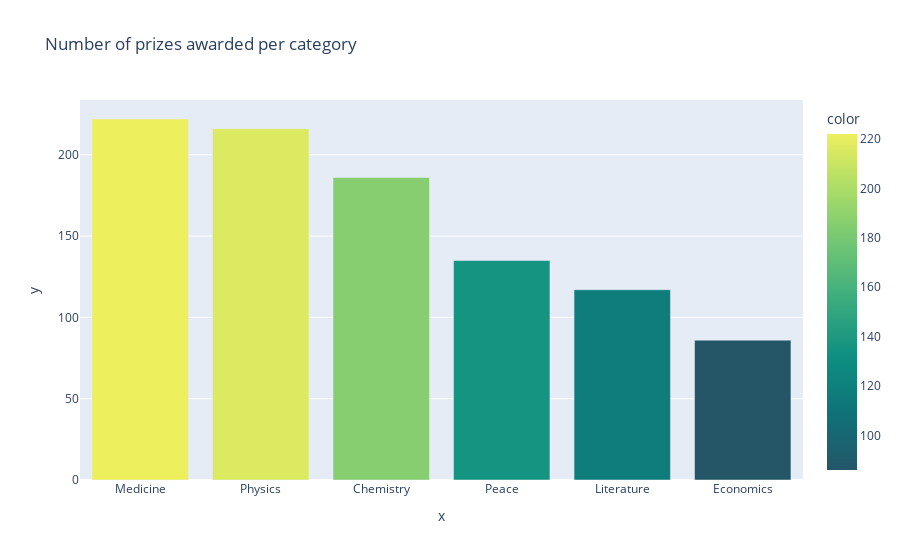

The code cell stored with this chart in its notebook:
### Code cell
prize_per_category = df_data['category'].value_counts()

v_bar = px.bar(x = prize_per_category.index,
               y = prize_per_category.values,
               color = prize_per_category.values,
               color_continuous_scale='Aggrnyl',
               title = 'Number of prizes awarded per category'
               )

v_bar.show()

### Figure 1 — Plotly figure (JSON) as saved in the notebook; plotly's stock layout.template omitted (floating-point values rounded to 4 significant figures)
{"data": [{"alignmentgroup": "True", "hovertemplate": "x=%{x}<br>y=%{y}<br>color=%{marker.color}<extra></extra>", "legendgroup": "", "marker": {"color": [222, 216, 186, 135, 117, 86], "coloraxis": "coloraxis", "pattern": {"shape": ""}}, "name": "", "offsetgroup": "", "orientation": "v", "showlegend": false, "textposition": "auto", "type": "bar", "x": ["Medicine", "Physics", "Chemistry", "Peace", "Literature", "Economics"], "xaxis": "x", "y": [222, 216, 186, 135, 117, 86], "yaxis": "y"}], "layout": {"barmode": "relative", "coloraxis": {"colorbar": {"title": {"text": "color"}}, "colorscale": [[0, "rgb(36, 86, 104)"], [0.1667, "rgb(15, 114, 121)"], [0.3333, "rgb(13, 143, 129)"], [0.5, "rgb(57, 171, 126)"], [0.6667, "rgb(110, 197, 116)"], [0.8333, "rgb(169, 220, 103)"], [1, "rgb(237, 239, 93)"]]}, "legend": {"tracegroupgap": 0}, "title": {"text": "Number of prizes awarded per category"}, "xaxis": {"anchor": "y", "domain": [0, 1], "title": {"text": "x"}}, "yaxis": {"anchor": "x", "domain": [0, 1], "title": {"text": "y"}}}}
